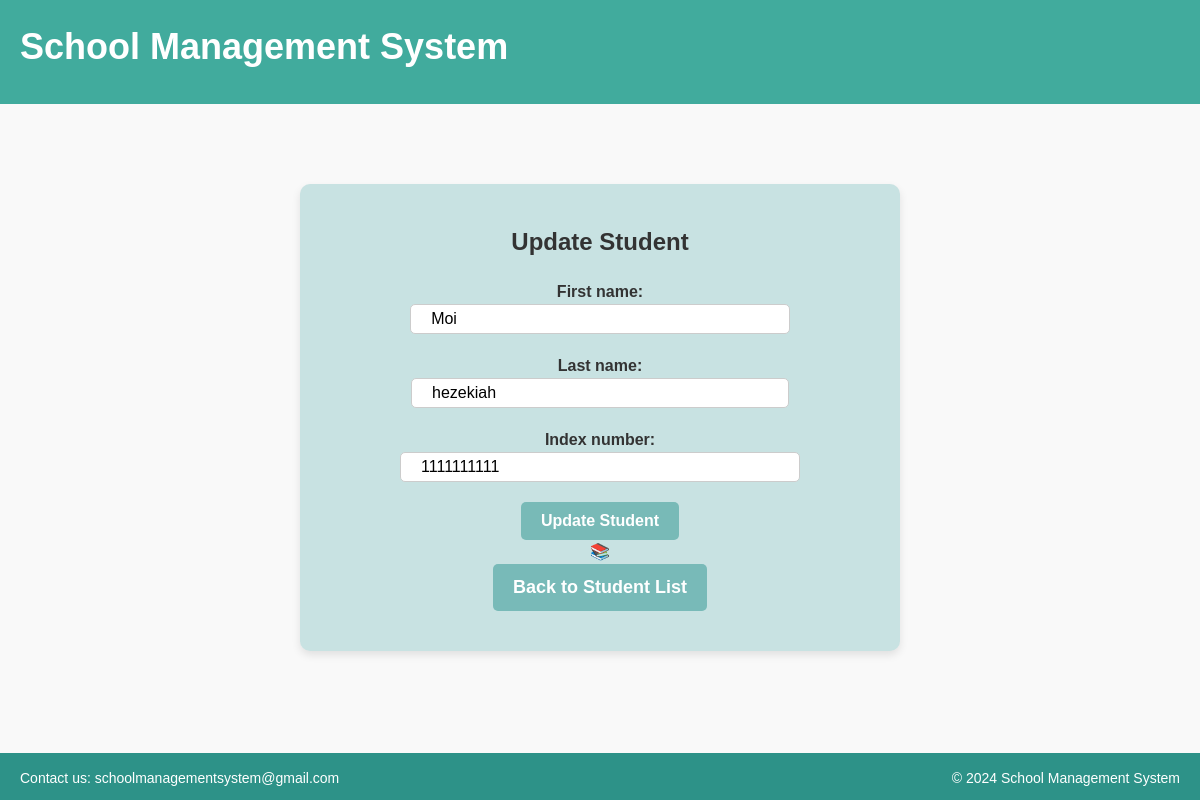
The app's page /student/update/4/ (signed in) with its own data.
### school_management/models.py (models this page shows, shortened)
class Student(models.Model):
    id = models.AutoField(primary_key=True)
    first_name = models.CharField(max_length=30)
    last_name = models.CharField(max_length=30)
    index_number = models.CharField(max_length=10, unique=True, null=True)
    enrollment_date = models.DateField(auto_now_add=True)

### school_management/views.py (the view)
# urls.py: path('student/update/<int:pk>/', views.student_update, name='student_update'),
@login_required
def student_update(request, pk):
    student = get_object_or_404(Student, pk=pk)
    if request.method == "POST":
        form = StudentForm(request.POST, instance=student)
        if form.is_valid():
            student = form.save()
            return redirect('student_list')
    else:
        form = StudentForm(instance=student)
    return render(request, 'school_management/student_update.html', {'form': form})

### school_management/forms.py
class StudentForm(forms.ModelForm):
    class Meta:
        model = Student
        fields = ['id', 'first_name', 'last_name', 'index_number']

### school_management/templates/school_management/student_update.html (shortened to what this page needs)
<!DOCTYPE html>
{% load static %}
<html>
<head>
    <link rel="stylesheet" type="text/css" href="{% static 'css/login.css' %}">
</head>
<body>
     <header>
        <div>
            <div class="logo">
                <h1 class="company-name">
                    <span>S</span>chool
                    <span>Management</span> System
                </h1>
            </div>
        </div>
    </header>
    <div class="container">
        <form method="POST">
            <h2>Update Student</h2>
            {{ form.as_p }}
            <button type="submit">Update Student</button> 📚 <a href="{% url 'student_list' %}">Back to Student List</a>
        </form>
    </div>
    <footer>
        <div class="footer-content">
            <p>Contact us: schoolmanagementsystem@gmail.com </p>
            <p>&copy; 2024 School Management System</p>
        </div>
    </footer>
</body>
</html>

### school_management/static/css/login.css (style rules this page uses)
* { box-sizing: border-box; margin: 0; padding: 0; }
body { font-family: Arial, sans-serif; font-size: 16px; line-height: 1.5; color: #333; background-color: #f9f9f9; }
header { background-color: #41ab9d; color: #fff; padding: 20px; text-align: center; }
h1 { font-size: 36px; margin-bottom: 10px; }
.logo { display: flex; align-items: center; }
h2 { margin-bottom: 20px; color: #333333; text-align: center; }
form { display: flex; flex-direction: column; align-items: center; color: #78b8ba; text-align: center; width: 50%; height: 60%; margin: 0 auto; padding: 0 20px; align-items: center; margin-top: 20px; background-color: rgba(52, 156, 156, 0.25); padding: 40px; border-radius: 10px; box-shadow: 0 4px 8px rgba(0, 0, 0, 0.1); margin-top: 80px; }
label { margin-bottom: 10px; font-weight: bold; color: #333333; text-align: center; width: 100%; max-width: 400px; margin: 0 auto; padding: 0 20px; margin-bottom: 20px; }
input { padding: 10px; border: 1px solid #ccc; border-radius: 5px; font-size: 16px; width: 100%; max-width: 400px; height: 30px; margin: 0 auto; padding: 0 20px; margin-bottom: 20px; }
button { padding: 10px 20px; background-color: #78bab7; color: #fff; border: none; border-radius: 5px; font-size: 16px; cursor: pointer; font-weight: bold; }
.container a { color: #78bab7; text-decoration: none; font-weight: bold; transition: color 0.3s ease; border-radius: 5px; padding: 10px 20px; background-color: #78bab8; color: #fff; border: none; cursor: pointer; font-size: 18px; }
.footer-content { display: flex; justify-content: space-between; align-items: center; margin-top: 20px; padding: 0 20px; color: #fff; font-size: 14px; line-height: 1.5; text-align: center; background-color: #2d9288; height: 50px; position: relative; margin-top: 8.5%; }
.footer-content p { margin: 0; }

### records on screen
Student: first_name "Moi", last_name "hezekiah", index_number "1111111111"
